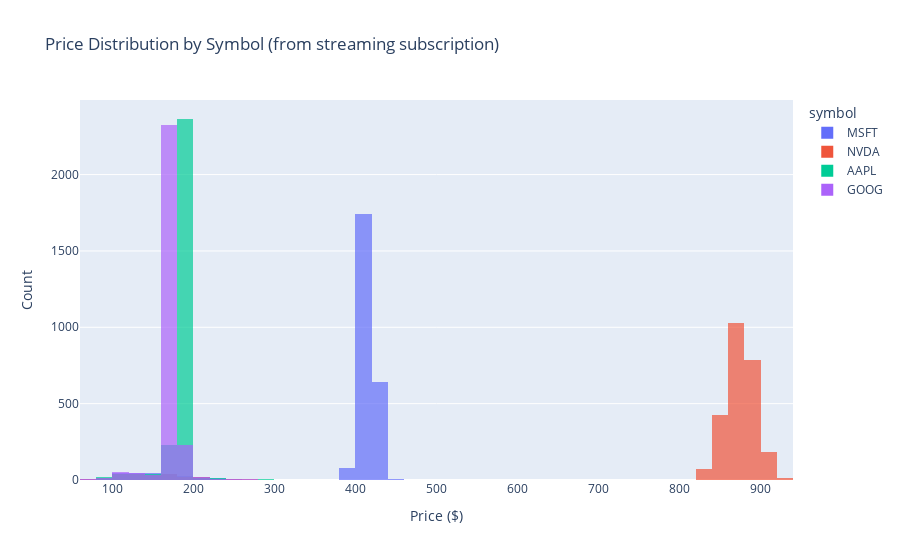

Notebook cell for this chart:
### Markdown cell above
## 6. Plotly Visualization

Visualize subscription-collected data with Plotly.

### Code cell
try:
    import plotly.express as px

    if all_data:
        price_df = pd.DataFrame(all_data)

        fig = px.histogram(
            price_df,
            x="price",
            color="symbol",
            nbins=60,
            title="Price Distribution by Symbol (from streaming subscription)",
            barmode="overlay",
            opacity=0.7,
        )
        fig.update_layout(xaxis_title="Price ($)", yaxis_title="Count")
        fig.show()
    else:
        print("No data collected yet")
except ImportError:
    print("(plotly not installed)")

### Figure 1 — Plotly figure (JSON) as saved in the notebook; plotly's stock layout.template omitted (floating-point values rounded to 4 significant figures; data arrays with more than 128 entries replaced by an {"elided": "..."} marker saying what was removed)
{"data": [{"bingroup": "x", "hovertemplate": "symbol=MSFT<br>price=%{x}<br>count=%{y}<extra></extra>", "legendgroup": "MSFT", "marker": {"color": "#636efa", "opacity": 0.7, "pattern": {"shape": ""}}, "name": "MSFT", "nbinsx": 60, "orientation": "v", "showlegend": true, "type": "histogram", "x": {"elided": "2744 float values"}, "xaxis": "x", "yaxis": "y"}, {"bingroup": "x", "hovertemplate": "symbol=NVDA<br>price=%{x}<br>count=%{y}<extra></extra>", "legendgroup": "NVDA", "marker": {"color": "#EF553B", "opacity": 0.7, "pattern": {"shape": ""}}, "name": "NVDA", "nbinsx": 60, "orientation": "v", "showlegend": true, "type": "histogram", "x": {"elided": "2739 float values"}, "xaxis": "x", "yaxis": "y"}, {"bingroup": "x", "hovertemplate": "symbol=AAPL<br>price=%{x}<br>count=%{y}<extra></extra>", "legendgroup": "AAPL", "marker": {"color": "#00cc96", "opacity": 0.7, "pattern": {"shape": ""}}, "name": "AAPL", "nbinsx": 60, "orientation": "v", "showlegend": true, "type": "histogram", "x": {"elided": "2770 float values"}, "xaxis": "x", "yaxis": "y"}, {"bingroup": "x", "hovertemplate": "symbol=GOOG<br>price=%{x}<br>count=%{y}<extra></extra>", "legendgroup": "GOOG", "marker": {"color": "#ab63fa", "opacity": 0.7, "pattern": {"shape": ""}}, "name": "GOOG", "nbinsx": 60, "orientation": "v", "showlegend": true, "type": "histogram", "x": {"elided": "2747 float values"}, "xaxis": "x", "yaxis": "y"}], "layout": {"barmode": "overlay", "legend": {"title": {"text": "symbol"}, "tracegroupgap": 0}, "title": {"text": "Price Distribution by Symbol (from streaming subscription)"}, "xaxis": {"anchor": "y", "domain": [0, 1], "title": {"text": "Price ($)"}}, "yaxis": {"anchor": "x", "domain": [0, 1], "title": {"text": "Count"}}}}
